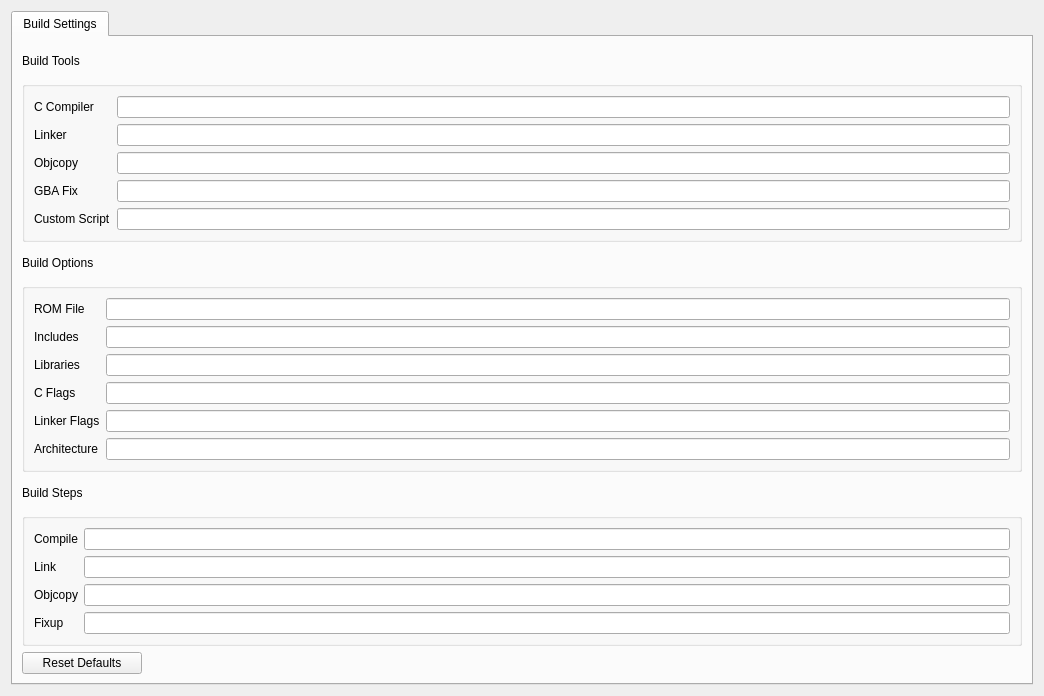
<?xml version="1.0" encoding="UTF-8"?>
<ui version="4.0">
 <class>ConfigMenu</class>
 <widget class="QWidget" name="ConfigMenu">
  <property name="geometry">
   <rect>
    <x>0</x>
    <y>0</y>
    <width>1044</width>
    <height>696</height>
   </rect>
  </property>
  <property name="windowTitle">
   <string>Form</string>
  </property>
  <layout class="QHBoxLayout" name="horizontalLayout">
   <item>
    <widget class="QTabWidget" name="tabWidget">
     <property name="currentIndex">
      <number>0</number>
     </property>
     <widget class="QWidget" name="tab_build">
      <attribute name="title">
       <string>Build Settings</string>
      </attribute>
      <layout class="QVBoxLayout" name="verticalLayout">
       <item>
        <widget class="QLabel" name="label_16">
         <property name="text">
          <string>Build Tools</string>
         </property>
        </widget>
       </item>
       <item>
        <widget class="QGroupBox" name="groupBox">
         <property name="title">
          <string/>
         </property>
         <layout class="QFormLayout" name="formLayout_2">
          <item row="0" column="1">
           <widget class="QLineEdit" name="cc"/>
          </item>
          <item row="0" column="0">
           <widget class="QLabel" name="label">
            <property name="toolTip">
             <string>%{CC}</string>
            </property>
            <property name="text">
             <string>C Compiler</string>
            </property>
           </widget>
          </item>
          <item row="1" column="1">
           <widget class="QLineEdit" name="ld"/>
          </item>
          <item row="1" column="0">
           <widget class="QLabel" name="label_8">
            <property name="toolTip">
             <string>%{LD}</string>
            </property>
            <property name="text">
             <string>Linker</string>
            </property>
           </widget>
          </item>
          <item row="7" column="0">
           <widget class="QLabel" name="label_2">
            <property name="toolTip">
             <string>%{FIX}</string>
            </property>
            <property name="text">
             <string>GBA Fix</string>
            </property>
           </widget>
          </item>
          <item row="7" column="1">
           <widget class="QLineEdit" name="fix"/>
          </item>
          <item row="2" column="1">
           <widget class="QLineEdit" name="objcopy"/>
          </item>
          <item row="2" column="0">
           <widget class="QLabel" name="label_6">
            <property name="toolTip">
             <string>%{OBJCOPY}</string>
            </property>
            <property name="text">
             <string>Objcopy</string>
            </property>
           </widget>
          </item>
          <item row="8" column="0">
           <widget class="QLabel" name="label_5">
            <property name="text">
             <string>Custom Script</string>
            </property>
           </widget>
          </item>
          <item row="8" column="1">
           <widget class="QLineEdit" name="custom"/>
          </item>
         </layout>
        </widget>
       </item>
       <item>
        <widget class="QLabel" name="label_17">
         <property name="text">
          <string>Build Options</string>
         </property>
        </widget>
       </item>
       <item>
        <widget class="QGroupBox" name="groupBox_2">
         <property name="title">
          <string/>
         </property>
         <layout class="QFormLayout" name="formLayout_3">
          <item row="1" column="0">
           <widget class="QLabel" name="label_9">
            <property name="toolTip">
             <string>%{INCLUDES}</string>
            </property>
            <property name="text">
             <string>Includes</string>
            </property>
           </widget>
          </item>
          <item row="2" column="0">
           <widget class="QLabel" name="label_10">
            <property name="toolTip">
             <string>%{LIBS}</string>
            </property>
            <property name="text">
             <string>Libraries</string>
            </property>
           </widget>
          </item>
          <item row="10" column="0">
           <widget class="QLabel" name="label_4">
            <property name="toolTip">
             <string>Target hardware %{ARCH}</string>
            </property>
            <property name="text">
             <string>Architecture</string>
            </property>
           </widget>
          </item>
          <item row="10" column="1">
           <widget class="QLineEdit" name="arch"/>
          </item>
          <item row="9" column="0">
           <widget class="QLabel" name="label_11">
            <property name="toolTip">
             <string>Linker flags %{LDFLAGS}</string>
            </property>
            <property name="text">
             <string>Linker Flags</string>
            </property>
           </widget>
          </item>
          <item row="8" column="0">
           <widget class="QLabel" name="label_7">
            <property name="toolTip">
             <string>Compiler flags %{CFLAGS}</string>
            </property>
            <property name="text">
             <string>C Flags</string>
            </property>
           </widget>
          </item>
          <item row="9" column="1">
           <widget class="QLineEdit" name="ldflags"/>
          </item>
          <item row="8" column="1">
           <widget class="QLineEdit" name="cflags"/>
          </item>
          <item row="0" column="0">
           <widget class="QLabel" name="label_3">
            <property name="toolTip">
             <string>Target ROM %{ROM}</string>
            </property>
            <property name="text">
             <string>ROM File</string>
            </property>
           </widget>
          </item>
          <item row="0" column="1">
           <widget class="QLineEdit" name="rom"/>
          </item>
          <item row="1" column="1">
           <widget class="QLineEdit" name="includes"/>
          </item>
          <item row="2" column="1">
           <widget class="QLineEdit" name="libs"/>
          </item>
         </layout>
        </widget>
       </item>
       <item>
        <widget class="QLabel" name="label_18">
         <property name="text">
          <string>Build Steps</string>
         </property>
        </widget>
       </item>
       <item>
        <widget class="QGroupBox" name="groupBox_3">
         <property name="title">
          <string/>
         </property>
         <layout class="QFormLayout" name="formLayout">
          <item row="0" column="1">
           <widget class="QLineEdit" name="compile_step"/>
          </item>
          <item row="0" column="0">
           <widget class="QLabel" name="label_12">
            <property name="toolTip">
             <string>Recipe for compiling %{SOURCE} to %{OBJECT}. Builds the %{OBJECTS} list</string>
            </property>
            <property name="text">
             <string>Compile</string>
            </property>
           </widget>
          </item>
          <item row="1" column="0">
           <widget class="QLabel" name="label_13">
            <property name="toolTip">
             <string>Recipe for linking %{OBJECTS} to an ELF.</string>
            </property>
            <property name="text">
             <string>Link</string>
            </property>
           </widget>
          </item>
          <item row="2" column="0">
           <widget class="QLabel" name="label_14">
            <property name="toolTip">
             <string>Recipe to strip the ELF binary to a GBA ROM</string>
            </property>
            <property name="text">
             <string>Objcopy</string>
            </property>
           </widget>
          </item>
          <item row="3" column="0">
           <widget class="QLabel" name="label_15">
            <property name="toolTip">
             <string>Recipe to fix the GBA ROM header</string>
            </property>
            <property name="text">
             <string>Fixup</string>
            </property>
           </widget>
          </item>
          <item row="1" column="1">
           <widget class="QLineEdit" name="link_step"/>
          </item>
          <item row="2" column="1">
           <widget class="QLineEdit" name="objcopy_step"/>
          </item>
          <item row="3" column="1">
           <widget class="QLineEdit" name="fix_step"/>
          </item>
         </layout>
        </widget>
       </item>
       <item>
        <widget class="QPushButton" name="reset_defaults">
         <property name="maximumSize">
          <size>
           <width>120</width>
           <height>16777215</height>
          </size>
         </property>
         <property name="text">
          <string>Reset Defaults</string>
         </property>
        </widget>
       </item>
      </layout>
     </widget>
    </widget>
   </item>
  </layout>
 </widget>
 <resources/>
 <connections/>
</ui>
